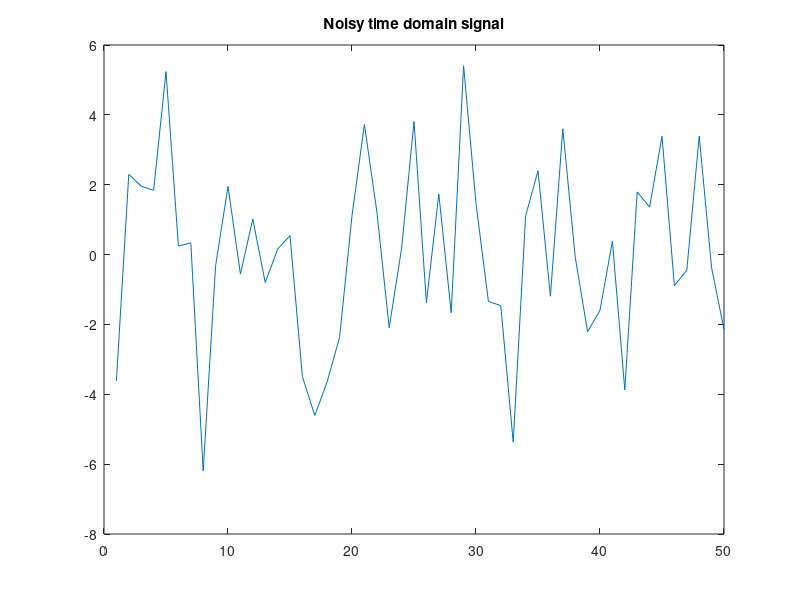
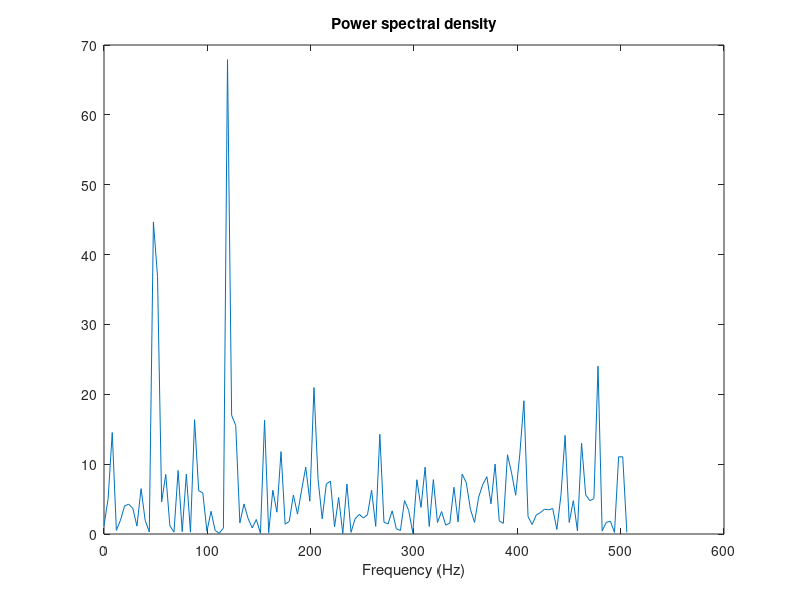

The MATLAB script that drew these images, in order:
t = 0:.001:.25;
x = sin(2*pi*50*t) + sin(2*pi*120*t);
y = x + 2*randn(size(t));

figure
plot(y(1:50))
title('Noisy time domain signal')
Y = fft(y,251);
Pyy = Y.*conj(Y)/251;
f = 1000/251*(0:127);

figure
plot(f,Pyy(1:128))
title('Power spectral density')
xlabel('Frequency (Hz)')